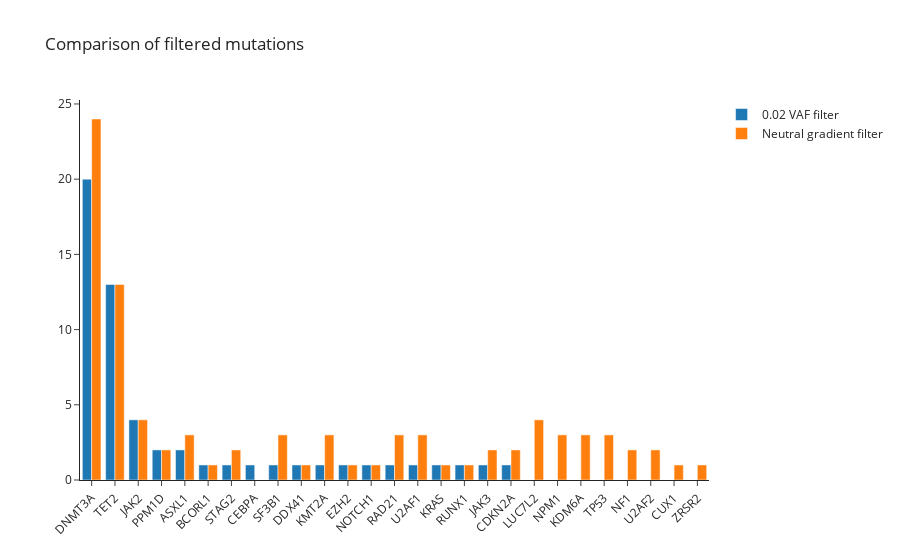

The notebook cell this image was saved under:
### Code cell
fig = go.Figure()
# Bar plot
fig.add_trace(go.Bar(x=list(threshold_gene.keys()), y=list(threshold_gene.values()),
                     orientation='v',
                     name = '0.02 VAF filter'))

fig.add_trace(go.Bar(x=list(syn_gene.keys()), y=list(syn_gene.values()),
                     orientation='v',
                     name = 'Neutral gradient filter'))

fig.update_layout(title='Comparison of filtered mutations',
                  template="simple_white",
                  xaxis_tickangle=-45)
fig.write_image(path + 'Gene counts.svg', width= 1200, scale=10)
fig

### Figure 1 — Plotly figure (JSON) as saved in the notebook; plotly's stock layout.template omitted (floating-point values rounded to 4 significant figures)
{"data": [{"name": "0.02 VAF filter", "orientation": "v", "type": "bar", "x": ["DNMT3A", "TET2", "JAK2", "PPM1D", "ASXL1", "BCORL1", "STAG2", "CEBPA", "SF3B1", "DDX41", "KMT2A", "EZH2", "NOTCH1", "RAD21", "U2AF1", "KRAS", "RUNX1", "JAK3", "CDKN2A"], "y": [20, 13, 4, 2, 2, 1, 1, 1, 1, 1, 1, 1, 1, 1, 1, 1, 1, 1, 1]}, {"name": "Neutral gradient filter", "orientation": "v", "type": "bar", "x": ["DNMT3A", "TET2", "LUC7L2", "JAK2", "SF3B1", "NPM1", "KMT2A", "KDM6A", "RAD21", "U2AF1", "ASXL1", "TP53", "STAG2", "PPM1D", "NF1", "JAK3", "CDKN2A", "U2AF2", "BCORL1", "CUX1", "DDX41", "EZH2", "NOTCH1", "KRAS", "ZRSR2", "RUNX1"], "y": [24, 13, 4, 4, 3, 3, 3, 3, 3, 3, 3, 3, 2, 2, 2, 2, 2, 2, 1, 1, 1, 1, 1, 1, 1, 1]}], "layout": {"title": {"text": "Comparison of filtered mutations"}, "xaxis": {"tickangle": -45}}}
